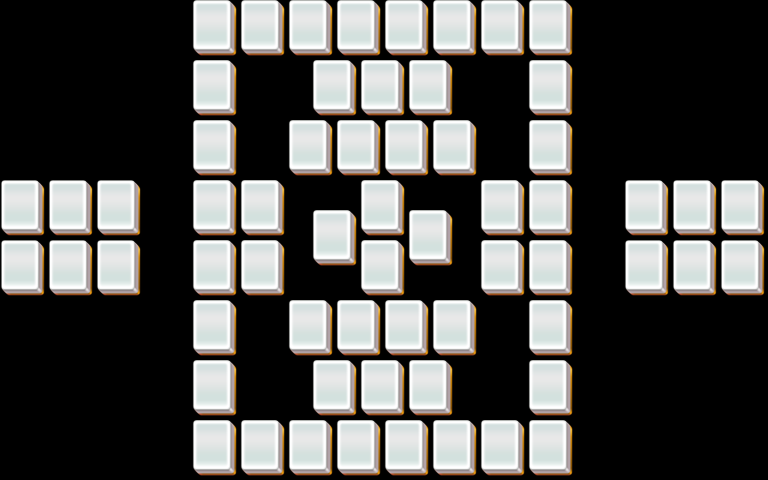

This game map was drawn from its Tiled (.tmx) file and the tilesets committed beside it. A one-line description and the trimmed map source follow:
An orthogonal 32x16 tile map with 24x30 px tiles, 5 tile layers (layer1, layer2, layer3, layer4, ...).

<map version="1.0" orientation="orthogonal" width="32" height="16" tilewidth="24" tileheight="30">
 <properties>
  <property name="species" value="25" />
 </properties>
 <tileset firstgid="1" name="mahjong" tilewidth="48" tileheight="60">
  <image source="mahjong.png" />
 </tileset>
 <layer name="layer1" width="32" height="16">
  <data>[512 cells, 62 non-empty, 1 distinct tile ids]</data>
 </layer>
 <layer name="layer2" width="32" height="16">
  <data>[512 cells, 50 non-empty, 1 distinct tile ids]</data>
 </layer>
 <layer name="layer3" width="32" height="16">
  <data>[512 cells, 0 non-empty, 0 distinct tile ids]</data>
 </layer>
 <layer name="layer4" width="32" height="16">
  <data>[512 cells, 0 non-empty, 0 distinct tile ids]</data>
 </layer>
 <layer name="layer5" width="32" height="16">
  <data>[512 cells, 0 non-empty, 0 distinct tile ids]</data>
 </layer>
</map>
